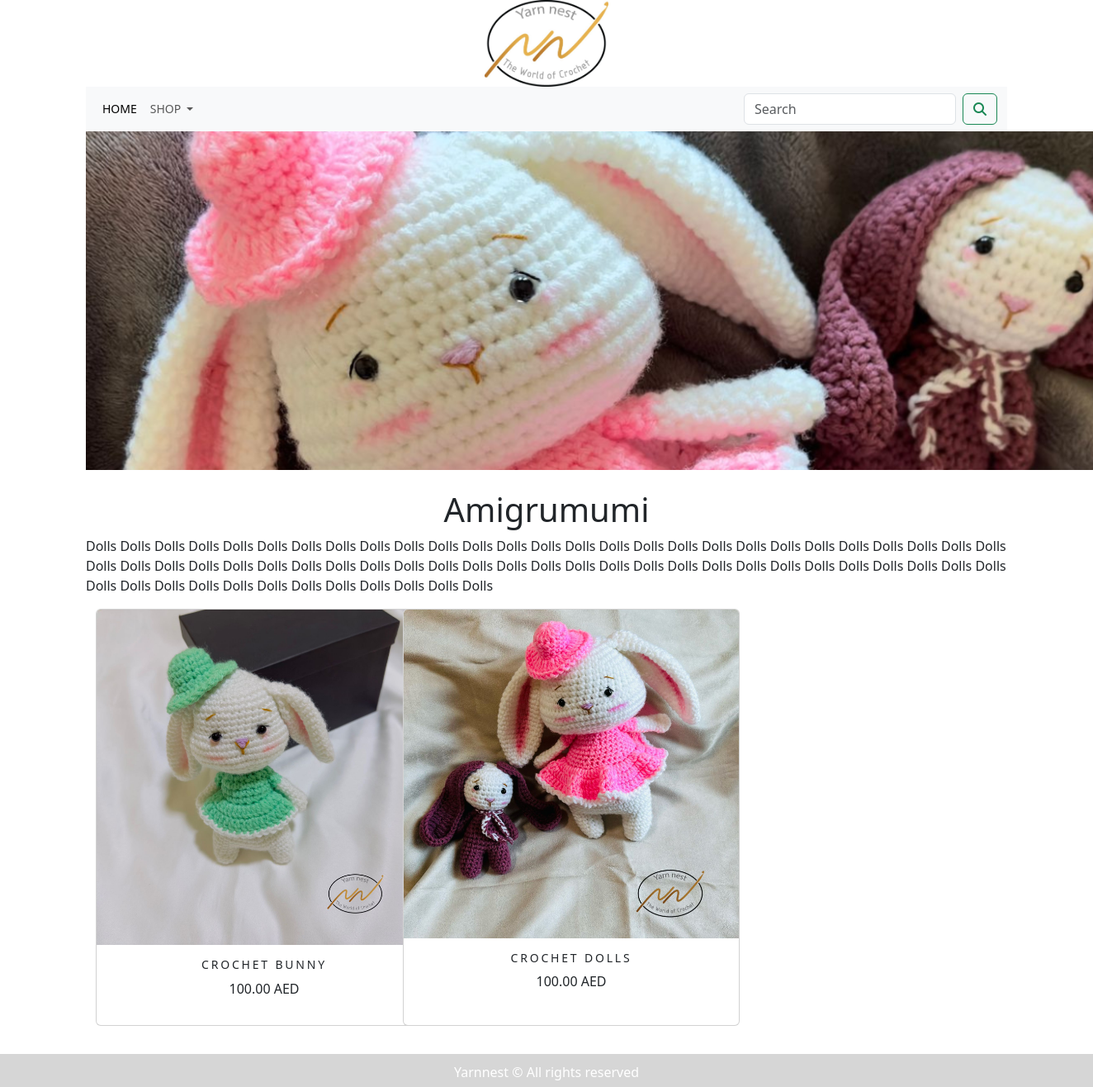
/amigrumumi/, run on the app's committed database.
### shop/models.py (models this page shows, shortened)
class Category(models.Model):
    name=models.CharField(max_length=255,unique=True)
    slug=models.SlugField(max_length=255,unique=True)
    description=models.TextField(blank=True)
    image=models.ImageField(upload_to='category',blank=True)
    class Meta:
        ordering=('name',)
        verbose_name='category'
        verbose_name_plural='categories'
    def get_url(self):
        return reverse('shop:product_by_category',args=[self.slug])

class Product(models.Model):
    name = models.CharField(max_length=255, unique=True)
    slug = models.SlugField(max_length=255, unique=True)
    description = models.TextField(blank=True)
    price=models.DecimalField(max_digits=10,decimal_places=2)
    category=models.ForeignKey(Category,on_delete=models.CASCADE)
    image = models.ImageField(upload_to='product', blank=True)
    stock=models.IntegerField()
    available=models.BooleanField(default=True)
    created=models.DateTimeField(auto_now_add=True)
    updated=models.DateTimeField(auto_now=True)
    def get_url(self):
        return reverse('shop:prodCatdetail',args=[self.category.slug,self.slug])
    class Meta:
        ordering=('name',)
        verbose_name='product'
        verbose_name_plural='products'

### shop/views.py (the view)
# urls.py: path('', views.allProdCat,name='allProdCat'),
def allProdCat(request,c_slug=None):
    c_page=None
    products_list=None
    if c_slug!=None:
        c_page=get_object_or_404(Category,slug=c_slug)
        products_list=Product.objects.all().filter(category=c_page,available=True)
    else:
        products_list=Product.objects.all().filter(available=True)
    paginator=Paginator(products_list,6)
    try:
        page=int(request.GET.get('page','1'))
    except:
        page=1
    try:
        products=paginator.page(page)
    except (EmptyPage,InvalidPage):
        products=paginator.page(paginator.num_pages)
    return render(request,'category.html',{'category':c_page,'products':products})

### cart/context_processors.py (called while the page is built)
def counter(request):
    item_count=0
    if 'admin' in request.path:
        return {}
    else:
        try:
            cart=Cart.objects.filter(cart_id=_cart_id(request))
            cart_items=CartItem.objects.all().filter(cart=cart[:1])
            for item in cart_items:
                item_count += item.quantity
        except Cart.DoesNotExist:
            item_count=0
    return dict(item_count=item_count)

### cart/views.py (called while the page is built)
def _cart_id(request):
    cart=request.session.session_key
    if not cart:
        cart=request.session.create()
    return cart

### shop/context_processors.py (called while the page is built)
def menu_links(request):
    links=Category.objects.all()
    return dict(links=links)

### templates/category.html (shortened to what this page needs)
{% extends 'base.html' %}
{% load static %}
{% block content %}
<div class="mx-auto">
    {% if category %}
        <img class="my_image" src="{{category.image.url}}" alt="{{category.name}}">
        </div>
        <br>
        <div>
            <h1 class="text-center my_title">{{category.name}}</h1>
            <p class="text-justify">{{category.description}}</p>
        </div>
    {% endif %}
<div class="container">
    <div class="row mx_auto">
        {% for pdt in products.object_list %}
        <div class="my_bottom_margin col-9 col-sm-12  col-md-12 col-lg-4">
            <div class="card text-center" style="width:408px; height:505px; min-width:18rem;">
                <a href="{{pdt.get_url}}"><img class="card-img-top my_image" src="{{pdt.image.url}}" alt="{{pdt.name}}" ></a>
                <div class="card-body">
                    <h4>{{pdt.name}}</h4>
                    <p>{{pdt.price}} AED</p>
                </div>
            </div>
        </div>
        {% endfor %}
    </div>
    <br>
</div>
{% endblock %}

### static/css/custom.css (style rules this page uses)
* { clear:both; }
body { font-family: 'Roboto', sans-serif; }
.my_image { width:100% height:auto; }
.my_title { font-size:12px text-transform: uppercase letter-spacing : .2m; }
.my_bottom_margin { margin-bottom:10px; }
.card-body h4 { font-size:14px; text-transform:uppercase; letter-spacing:.2em; }

### data on the page
Category: image (picture), name "Amigrumumi", description "Dolls Dolls Dolls Dolls Dolls Dolls Dolls Dolls Dolls Dolls Dolls Dolls Dolls Dolls Dolls Dolls Dolls Dolls Dolls Dolls Dolls Dolls Dolls Dolls Dolls Dolls Dolls Dolls Dolls Dolls Dolls Dolls Dolls Dolls Dolls Dolls Dolls Dolls Dolls Dolls Dolls Dolls Dolls Dolls Dolls Dolls Dolls Dolls Dolls Dolls Dolls Dolls Dolls Dolls Dolls Dolls Dolls Dolls Dolls Dolls Dolls Dolls Dolls Dolls Dolls Dolls"
Product: image (picture), name "CROCHET BUNNY", price "100.00"
Product: image (picture), name "CROCHET DOLLS", price "100.00"
